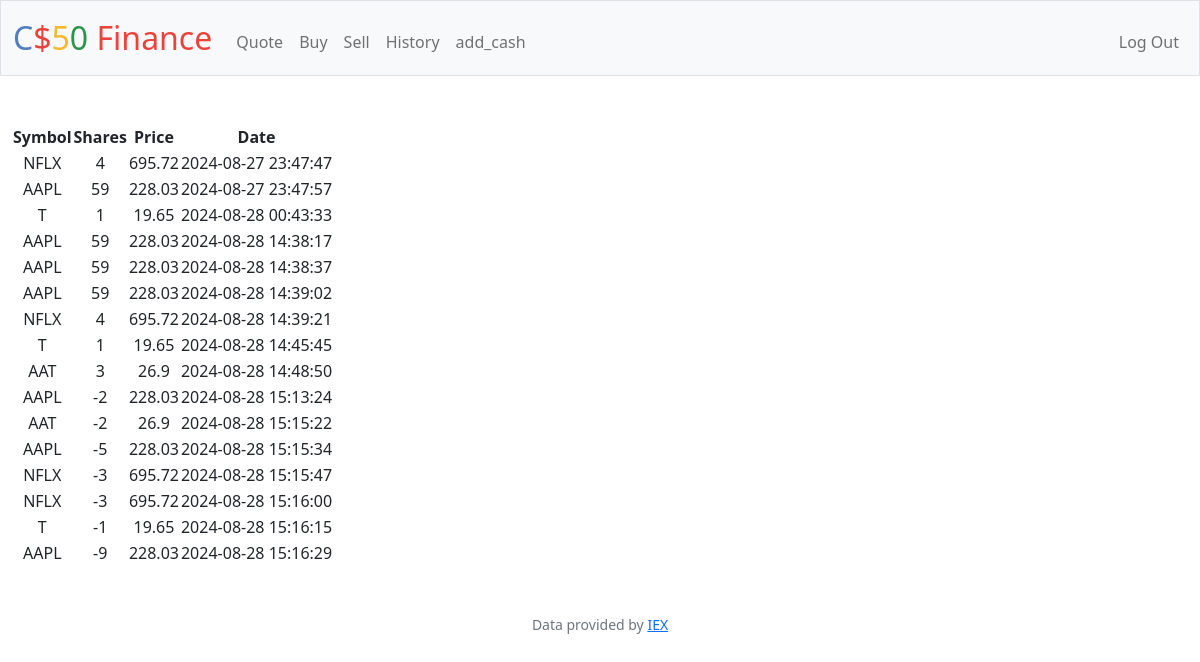
Screenshot of /history (signed in) with the database file from the repository.
### tables this page shows
CREATE TABLE transactions (
id int,
user_id int,
symbol text,
shares int,
price float,
date timestamp
);

### app.py (the view)
@app.route("/history")
@login_required
def history():
    user_id = session["user_id"]
    transaction_db = db.execute("SELECT * FROM transactions WHERE user_id=?", user_id)
    return render_template("history.html", transactions=transaction_db)

### app.py (called while the page is built)
@app.after_request
def after_request(response):
    response.headers["Cache-Control"] = "no-cache, no-store, must-revalidate"
    response.headers["Expires"] = 0
    response.headers["Pragma"] = "no-cache"
    return response

### helpers.py (called while the page is built)
def login_required(f):
    @wraps(f)
    def decorated_function(*args, **kwargs):
        if session.get("user_id") is None:
            return redirect("/login")
        return f(*args, **kwargs)
    return decorated_function

### templates/history.html
{% extends "layout.html" %}
{% block main %}
<table>
    <thead>
        <tr>
            <th>Symbol</th>
            <th>Shares</th>
            <th>Price</th>
            <th>Date</th>
        </tr>
    </thead>
    <tbody>
        {% for row in transactions %}
            <tr>
                <td>{{row["symbol"]}}</td>
                <td>{{row["shares"]}}</td>
                <td>{{row["price"]}}</td>
                <td>{{row["date"]}}</td>
            </tr>
            {% endfor %}
    </tbody>
</table>
{% endblock %}

### templates/layout.html (shortened to what this page needs)
<!DOCTYPE html>
<html lang="en">
    <head>
        <link href="https://cdn.jsdelivr.net/npm/bootstrap@5.1.3/dist/css/bootstrap.min.css" rel="stylesheet">
        <link href="/static/styles.css" rel="stylesheet">
    </head>
    <body>
        <nav class="bg-light border navbar navbar-expand-md navbar-light">
            <div class="container-fluid">
                <a class="navbar-brand" href="/"><span class="blue">C</span><span class="red">$</span><span class="yellow">5</span><span class="green">0</span> <span class="red">Finance</span></a>
                <div class="collapse navbar-collapse" id="navbar">
                    {% if session["user_id"] %}
                        <ul class="navbar-nav me-auto mt-2">
                            <li class="nav-item"><a class="nav-link" href="/quote">Quote</a></li>
                            <li class="nav-item"><a class="nav-link" href="/buy">Buy</a></li>
                            <li class="nav-item"><a class="nav-link" href="/sell">Sell</a></li>
                            <li class="nav-item"><a class="nav-link" href="/history">History</a></li>
                            <li class="nav-item"><a class="nav-link" href="/add_cash">add_cash</a></li>
                        </ul>
                        <ul class="navbar-nav ms-auto mt-2">
                            <li class="nav-item"><a class="nav-link" href="/logout">Log Out</a></li>
                        </ul>
                    {% else %}
                        <ul class="navbar-nav ms-auto mt-2">
                            <li class="nav-item"><a class="nav-link" href="/register">Register</a></li>
                            <li class="nav-item"><a class="nav-link" href="/login">Log In</a></li>
                        </ul>
                    {% endif %}
                </div>
            </div>
        </nav>
        <main class="container-fluid py-5 text-center">
            {% block main %}{% endblock %}
        </main>
        <footer class="mb-5 small text-center text-muted">
            Data provided by <a href="https://iexcloud.io/">IEX</a>
        </footer>
    </body>
</html>

### static/styles.css (style rules this page uses)
nav .navbar-brand { font-size: xx-large; }
nav .navbar-brand .blue { color: #537fbe; }
nav .navbar-brand .red { color: #ea433b; }
nav .navbar-brand .yellow { color: #f5b82e; }
nav .navbar-brand .green { color: #2e944b; }

### rows the page displays
transactions: symbol "NFLX", shares "4", price "695.72", date "2024-08-27 23:47:47"
transactions: symbol "AAPL", shares "59", price "228.03", date "2024-08-27 23:47:57"
transactions: symbol "T", shares "1", price "19.65", date "2024-08-28 00:43:33"
transactions: symbol "AAPL", shares "59", price "228.03", date "2024-08-28 14:38:17"
transactions: symbol "AAPL", shares "59", price "228.03", date "2024-08-28 14:38:37"
transactions: symbol "AAPL", shares "59", price "228.03", date "2024-08-28 14:39:02"
transactions: symbol "NFLX", shares "4", price "695.72", date "2024-08-28 14:39:21"
transactions: symbol "T", shares "1", price "19.65", date "2024-08-28 14:45:45"
transactions: symbol "AAT", shares "3", price "26.9", date "2024-08-28 14:48:50"
transactions: symbol "AAPL", shares "-2", price "228.03", date "2024-08-28 15:13:24"
transactions: symbol "AAT", shares "-2", price "26.9", date "2024-08-28 15:15:22"
transactions: symbol "AAPL", shares "-5", price "228.03", date "2024-08-28 15:15:34"
transactions: symbol "NFLX", shares "-3", price "695.72", date "2024-08-28 15:15:47"
transactions: symbol "NFLX", shares "-3", price "695.72", date "2024-08-28 15:16:00"
transactions: symbol "T", shares "-1", price "19.65", date "2024-08-28 15:16:15"
transactions: symbol "AAPL", shares "-9", price "228.03", date "2024-08-28 15:16:29"
